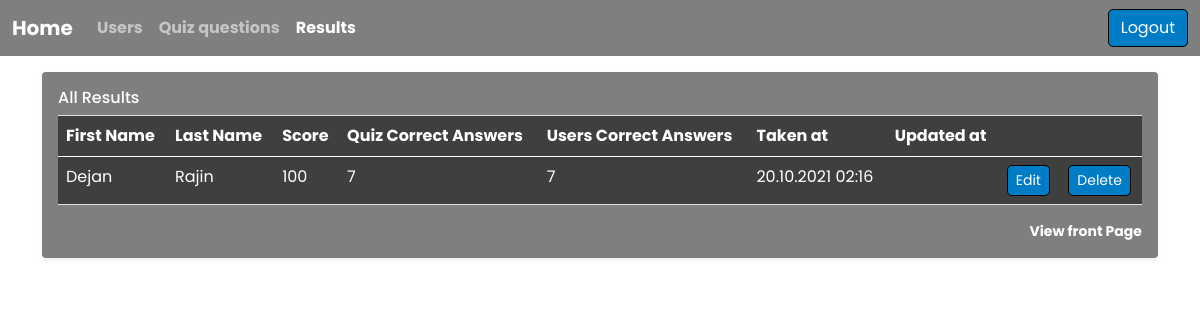
Page /admin/results/index.php (signed in) on the committed database.
### tables this page shows
CREATE TABLE `results` (
  `id` int(11) NOT NULL,
  `user_id` int(11) NOT NULL,
  `points` int(11) NOT NULL,
  `correct_answ` int(11) NOT NULL,
  `correct_answ_user` int(11) NOT NULL,
  `time` time DEFAULT NULL,
  `taken_at` timestamp NOT NULL DEFAULT current_timestamp(),
  `updated_at` timestamp NULL DEFAULT NULL
);

CREATE TABLE `users` (
  `id` int(11) NOT NULL,
  `first_name` varchar(255) NOT NULL,
  `last_name` varchar(255) NOT NULL,
  `email` varchar(60) NOT NULL,
  `password` varchar(60) NOT NULL,
  `is_admin` tinyint(1) NOT NULL DEFAULT 0,
  `score` int(11) DEFAULT NULL,
  `time` int(11) DEFAULT NULL,
  `created_at` timestamp NOT NULL DEFAULT current_timestamp(),
  `updated_at` timestamp NULL DEFAULT NULL
);

### admin/results/index.php (called while the page is built, shortened)
<?php
include_once '../../init.php';
$results = $result->get_all_user_results();
include(INCLUDES_PATH . '/header.php');
include(INCLUDES_PATH . '/navbar.php');
include 'views/index.view.php';
include(INCLUDES_PATH . '/footer.php');

### init.php (called while the page is built, shortened)
<?php
$result = new Result();
require 'helpers.php';

### classes/Result.php (called while the page is built, shortened)
<?php
class Result extends QueryBuilder
{
    public function get_all_user_results() {
        $sql = "SELECT results.id, results.points, results.taken_at, results.correct_answ, results.correct_answ_user, results.updated_at, users.first_name, users.last_name ";
        $sql .= " FROM results INNER JOIN users ON users.id = results.user_id";
        $query = self::$db->prepare($sql);
        $query->execute();
        return $query->fetchAll(PDO::FETCH_OBJ);
    }
}

### admin/results/views/index.view.php (the view, shortened to what this page needs)
<main class="container">
    <div class="my-3 p-3 transparent rounded shadow-sm">
        <h6 class="border-bottom pb-2 mb-0 text-white">All Results</h6>
        <table class="table transparent text-white table-hover">
            <thead>
            <tr>
                <th>First Name</th>
                <th>Last Name</th>
                <th>Score</th>
                <th>Quiz Correct Answers</th>
                <th>Users Correct Answers</th>
                <th>Taken at</th>
                <th>Updated at</th>
                <th></th>
                <th></th>
            </tr>
            </thead>
            <tbody>
            <?php foreach($results as $result):  ?>
                <tr>
                    <td><?php echo $result->first_name; ?></td>
                    <td><?php echo $result->last_name; ?></td>
                    <td><?php echo $result->points; ?></td>
                    <td><?php echo $result->correct_answ; ?></td>
                    <td><?php echo $result->correct_answ_user; ?></td>
                    <td><?php display_time($result->taken_at); ?></td>
                    <td><?php display_time($result->updated_at); ?></td>
                    <td><a href="edit.php?id=<?php echo $result->id; ?>" class="btn btn-sm">Edit</a></td>
                    <td>
                        <form method="post" action="<?php echo URLROOT . '/admin/results/delete.php?id='. $result->id; ?>">
                            <div id="operations">
                                <input type="submit" name="commit" class="btn btn-sm" value="Delete" />
                            </div>
                        </form>
                    </td>
                </tr>
            <?php  endforeach; ?>
            </tbody>
        </table>
        <small class="d-block text-end mt-3">
            <a href="<?php echo URLROOT ?>" target="_blank">View front Page</a>
        </small>
    </div>

### helpers.php (shortened to what this page needs)
<?php
function display_time($time) {
    if($time) {
        echo date('d.m.Y H:i', strtotime($time));
    } else {
        return false;
    }
}

### css/main.css (style rules this page uses)
:root { --fontFamily: 'Poppins', sans-serif; --fontLogo: 'Josefin Sans', sans-serif; --secondaryColor: #9dadbc; --ShadowLightBlue: rgba(238, 251, 251, 0.8); --DarkBlue: #12232E; --LightestBlue: #4DA8DA; --ShadowDarkBlue: #203647; --LighterBlue: #007CC7; --btnDisabled: #dadbc; --yellowGreen: #b3b679; --black: #000000; --white: #ffffff; --fontSize: 16px; --transition: .3s ease; --text: #444444; }
* { margin: 0; padding: 0; box-sizing: border-box; }
body { font-family: var(--fontFamily); font-size: var(--fontSize); background-image: url(../img/bg.jpg); background-size: cover; background-position: center top; color: var(--white); }
a { text-decoration: none; font-weight: bold; color: white; }
.transparent { background: rgba(0, 0, 0, 0.5); }
.btn { background-color: var(--LighterBlue); border: 1px solid var(--black); border-radius: 5px; color: white!important; }

### rows in the picture
results: user.first_name "Dejan", user.last_name "Rajin", points "100", correct_answ "7", correct_answ_user "7", taken_at "20.10.2021 02:16"
